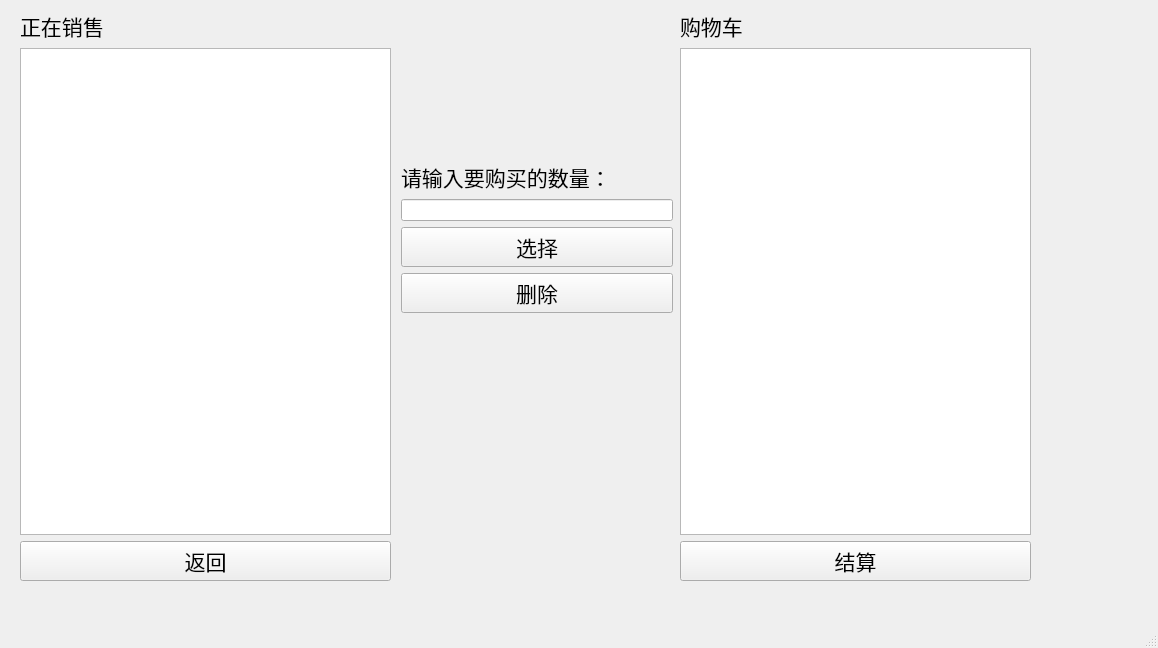
<?xml version="1.0" encoding="UTF-8"?>
<ui version="4.0">
 <class>ShoppingWindow</class>
 <widget class="QMainWindow" name="ShoppingWindow">
  <property name="geometry">
   <rect>
    <x>0</x>
    <y>0</y>
    <width>1158</width>
    <height>648</height>
   </rect>
  </property>
  <property name="windowTitle">
   <string>MainWindow</string>
  </property>
  <widget class="QWidget" name="centralwidget">
   <widget class="QWidget" name="layoutWidget">
    <property name="geometry">
     <rect>
      <x>680</x>
      <y>10</y>
      <width>351</width>
      <height>571</height>
     </rect>
    </property>
    <layout class="QGridLayout" name="gridLayout_2">
     <item row="2" column="0">
      <widget class="QPushButton" name="settlementButton">
       <property name="font">
        <font>
         <family>华文行楷</family>
         <pointsize>16</pointsize>
        </font>
       </property>
       <property name="text">
        <string>结算</string>
       </property>
      </widget>
     </item>
     <item row="0" column="0">
      <widget class="QLabel" name="label_2">
       <property name="font">
        <font>
         <family>华文行楷</family>
         <pointsize>16</pointsize>
        </font>
       </property>
       <property name="text">
        <string>购物车</string>
       </property>
      </widget>
     </item>
     <item row="1" column="0">
      <widget class="QTableWidget" name="historyTableWidget"/>
     </item>
    </layout>
   </widget>
   <widget class="QWidget" name="layoutWidget2">
    <property name="geometry">
     <rect>
      <x>20</x>
      <y>10</y>
      <width>371</width>
      <height>571</height>
     </rect>
    </property>
    <layout class="QGridLayout" name="gridLayout">
     <item row="1" column="0">
      <widget class="QTableWidget" name="salesTableWidget"/>
     </item>
     <item row="2" column="0">
      <widget class="QPushButton" name="returnButton">
       <property name="font">
        <font>
         <family>华文行楷</family>
         <pointsize>16</pointsize>
        </font>
       </property>
       <property name="text">
        <string>返回</string>
       </property>
      </widget>
     </item>
     <item row="0" column="0">
      <widget class="QLabel" name="label">
       <property name="font">
        <font>
         <family>华文行楷</family>
         <pointsize>16</pointsize>
        </font>
       </property>
       <property name="text">
        <string>正在销售</string>
       </property>
      </widget>
     </item>
    </layout>
   </widget>
   <widget class="QWidget" name="layoutWidget3">
    <property name="geometry">
     <rect>
      <x>401</x>
      <y>160</y>
      <width>272</width>
      <height>153</height>
     </rect>
    </property>
    pyuic5 -x main.ui -o main.py<layout class="QGridLayout" name="gridLayout_3">
     <item row="1" column="0">
      <widget class="QLineEdit" name="amountLineEdit"/>
     </item>
     <item row="2" column="0">
      <widget class="QPushButton" name="selectButton">
       <property name="font">
        <font>
         <family>华文行楷</family>
         <pointsize>16</pointsize>
        </font>
       </property>
       <property name="text">
        <string>选择</string>
       </property>
      </widget>
     </item>
     <item row="0" column="0">
      <widget class="QLabel" name="label_3">
       <property name="font">
        <font>
         <family>华文行楷</family>
         <pointsize>16</pointsize>
        </font>
       </property>
       <property name="text">
        <string>请输入要购买的数量：</string>
       </property>
      </widget>
     </item>
     <item row="3" column="0">
      <widget class="QPushButton" name="updateButton">
       <property name="font">
        <font>
         <family>华文行楷</family>
         <pointsize>16</pointsize>
        </font>
       </property>
       <property name="text">
        <string>删除</string>
       </property>
      </widget>
     </item>
    </layout>
   </widget>
  </widget>
  <widget class="QMenuBar" name="menubar">
   <property name="geometry">
    <rect>
     <x>0</x>
     <y>0</y>
     <width>1158</width>
     <height>25</height>
    </rect>
   </property>
  </widget>
  <widget class="QStatusBar" name="statusbar"/>
 </widget>
 <resources/>
 <connections/>
</ui>
